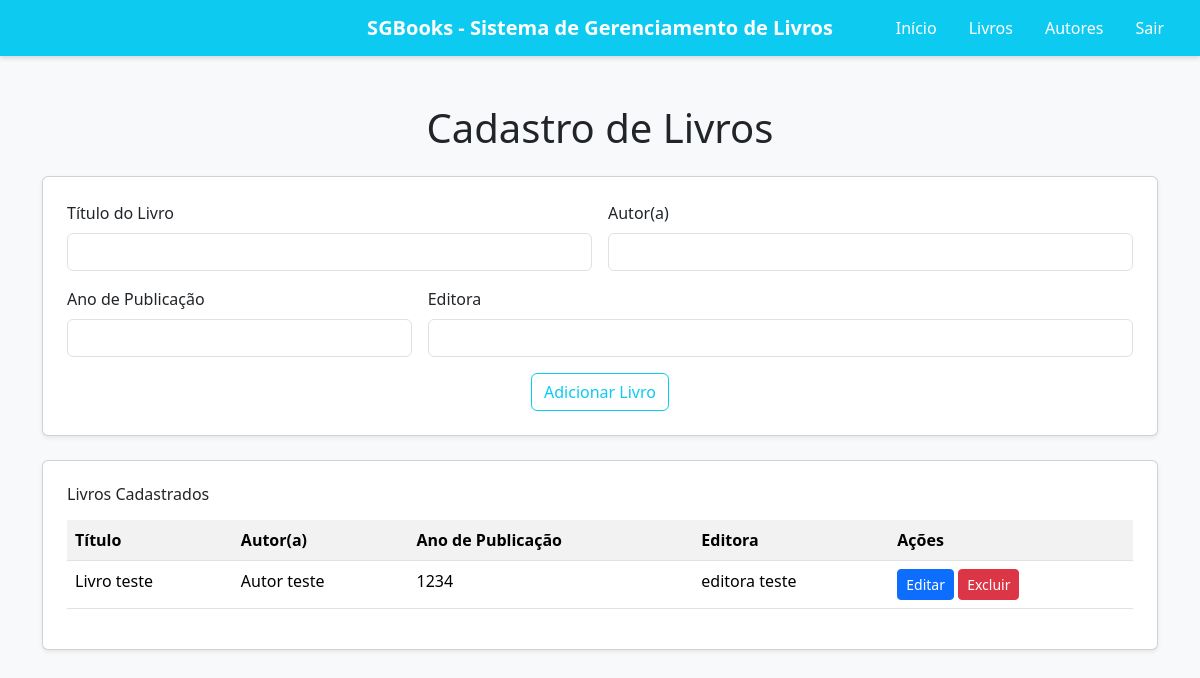
/livros/livros/, run on an earlier commit of the app's database.
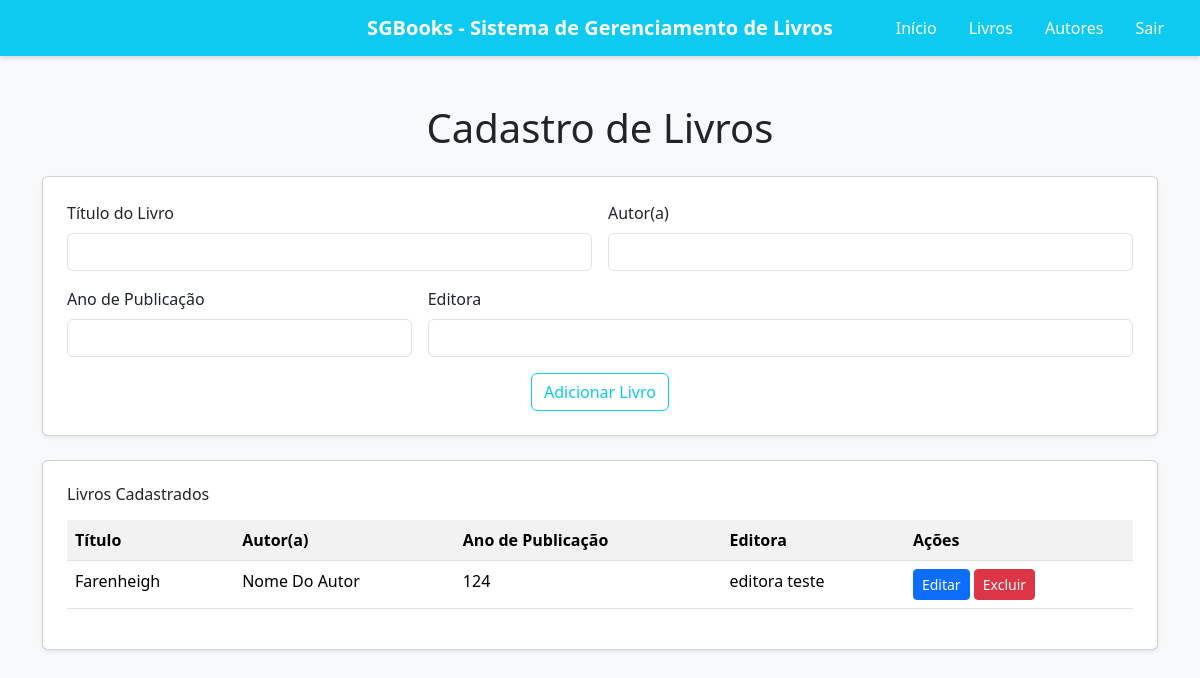
And on a later commit of the database.
### meusite/models.py (models this page shows)
class Livro(models.Model): #models.model indica que a classe Livro é um modelo do Django é padrão
    titulo = models.CharField(max_length=200) #CharField é um campo de texto com tamanho máximo definido
    autor = models.ForeignKey(
        Autor,
        on_delete=models.CASCADE,
        related_name='livros')
    ano_publicacao = models.PositiveIntegerField()
    editora = models.CharField(max_length=100, blank=True, null=True) #blank e null permitem que o campo seja opcional

class Autor(models.Model):
    nome = models.CharField(max_length=150)
    data_nascimento = models.DateField(blank=True, null=True)
    nacionalidade = models.CharField(max_length=100, blank=True, null=True)

### meusite/views.py (the view)
# urls.py: path('livros/', include('meusite.urls')), # Inclui as URLs do app meusite/sgb_livros
def livros(request):
    livros = Livro.objects.all()
    return render(request, 'livros.html', {'livros': livros})

### meusite/templates/livros.html (shortened to what this page needs)
<!DOCTYPE html>
<html lang="pt-br">
  <head>
    <link
      href="https://cdn.jsdelivr.net/npm/bootstrap@5.3.8/dist/css/bootstrap.min.css"
      rel="stylesheet"
    />
  </head>
  <body class="bg-light">
    <header>
      <nav class="navbar navbar-expand-lg navbar-dark navbar-custom">
        <div class="container-fluid position-relative">
          <a class="navbar-brand" href="{% url 'index' %}">
            SGBooks - Sistema de Gerenciamento de Livros
          </a>
          <ul class="navbar-nav ms-auto d-flex flex-row gap-3 me-3">
            <li class="nav-item">
              <a class="nav-link" href="{% url 'index' %}">Início</a>
            </li>
            <li class="nav-item">
              <a class="nav-link" href="{% url 'cadastro_livro' %}">Livros</a>
            </li>
            <li class="nav-item">
              <a class="nav-link" href="#">Autores</a>
            </li>
            <li class="nav-item">
              <a class="nav-link" href="{% url 'logout' %}">Sair</a>
            </li>
          </ul>
        </div>
      </nav>
    </header>
    <div class="container mt-5">
      <h1 class="mb-4 text-center text-dark">Cadastro de Livros</h1>
      <div class="card p-4 mb-4 shadow-sm">
        <form action="" method="POST">
          <div class="row g-3">
            <div class="col-md-6">
              <label class="form-label">Título do Livro</label>
              <input type="text" name="titulo" class="form-control" value="{{ livro_editar.titulo|default:'' }}" required>
            </div>
            <div class="col-md-6">
              <label class="form-label">Autor(a)</label>
              <input type="text" name="autor" class="form-control" value="{{ livro_editar.autor.nome|default:'' }}" required>
            </div>
            <div class="col-md-4">
              <label class="form-label">Ano de Publicação</label>
              <input type="number" name="ano_publicacao" class="form-control" value="{{ livro_editar.ano_publicacao|default:'' }}" required>
            </div>
            <div class="col-md-8">
              <label for="editora" class="form-label">Editora</label>
              <input type="text" name="editora" class="form-control" value="{{ livro_editar.editora|default:'' }}">
            </div>
          </div>
          <div class="mt-3 text-center">
            <button type="submit" class="btn btn-outline-info">
              {% if livro_editar %}Salvar Livro{% else %}Adicionar Livro{% endif %}
            </button>
          </div>
        </form>
      </div>
      <div class="card p-4 shadow-sm">
        <h6 class="mb-3">Livros Cadastrados</h6>
        <table class="table table-striped table-hover">
          <tr>
            <th>Título</th>
            <th>Autor(a)</th>
            <th>Ano de Publicação</th>
            <th>Editora</th>
            <th>Ações</th>
          </tr>
          {% for livro in livros %}
            <tr>
              <td>{{ livro.titulo }}</td>
              <td>{{ livro.autor.nome|default:livro.autor }}</td>
              <td>{{ livro.ano_publicacao }}</td>
              <td>{{ livro.editora }}</td>
              <td>
                <a href="{% url 'edita_livro' livro.id %}" class="btn btn-sm btn-primary">Editar</a>
                <a href="{% url 'exclui_livro' livro.id %}" class="btn btn-sm btn-danger" onclick="return confirm('Deseja excluir este livro?')">Excluir</a>
              </td>
            </tr>
          {% empty %}
            <tr>
              <td colspan="5" class="text-center">Nenhum livro cadastrado.</td>
            </tr>
          {% endfor %}
        </table>
      </div>
    </div>
  </body>
</html>

What changed in the data, as far as the page shows it:
removed Livro: titulo "Livro teste", autor.nome "Autor teste", ano_publicacao "1234", editora "editora teste"
added Livro: titulo "Farenheigh", autor.nome "Nome Do Autor", ano_publicacao "124", editora "editora teste"
